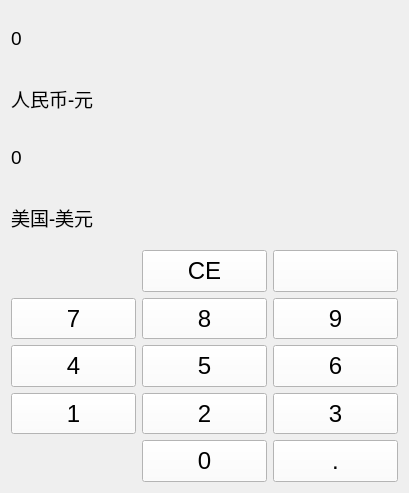
<?xml version="1.0" encoding="UTF-8"?>
<ui version="4.0">
 <class>Currency</class>
 <widget class="QWidget" name="Currency">
  <property name="geometry">
   <rect>
    <x>0</x>
    <y>0</y>
    <width>409</width>
    <height>493</height>
   </rect>
  </property>
  <property name="windowTitle">
   <string>Form</string>
  </property>
  <property name="styleSheet">
   <string notr="true"/>
  </property>
  <layout class="QVBoxLayout" name="verticalLayout_2">
   <item>
    <layout class="QVBoxLayout" name="verticalLayout">
     <item>
      <widget class="QLabel" name="labelCHN">
       <property name="font">
        <font>
         <family>Arial</family>
         <pointsize>14</pointsize>
        </font>
       </property>
       <property name="text">
        <string>0</string>
       </property>
      </widget>
     </item>
     <item>
      <widget class="QLabel" name="label1">
       <property name="font">
        <font>
         <family>微软雅黑</family>
         <pointsize>14</pointsize>
         <weight>50</weight>
         <bold>false</bold>
        </font>
       </property>
       <property name="text">
        <string>人民币-元</string>
       </property>
      </widget>
     </item>
     <item>
      <widget class="QLabel" name="labelUSA">
       <property name="font">
        <font>
         <family>Arial</family>
         <pointsize>14</pointsize>
        </font>
       </property>
       <property name="text">
        <string>0</string>
       </property>
      </widget>
     </item>
     <item>
      <widget class="QLabel" name="label2">
       <property name="font">
        <font>
         <family>微软雅黑</family>
         <pointsize>14</pointsize>
         <weight>50</weight>
         <bold>false</bold>
        </font>
       </property>
       <property name="text">
        <string>美国-美元</string>
       </property>
      </widget>
     </item>
    </layout>
   </item>
   <item>
    <layout class="QGridLayout" name="gridLayout_2">
     <item row="2" column="0">
      <widget class="QPushButton" name="btnNum4">
       <property name="sizePolicy">
        <sizepolicy hsizetype="Minimum" vsizetype="Minimum">
         <horstretch>0</horstretch>
         <verstretch>0</verstretch>
        </sizepolicy>
       </property>
       <property name="styleSheet">
        <string notr="true">QPushButton{
	font: 28 18pt;
	background-color: rgb(252, 252, 252);
}

QPushButton::hover{
	background-color: rgb(243, 243, 243);
	color:rgb(95, 95, 95);
}

QPushButton::pressed{
	background-color: rgb(243, 243, 243);
	color:rgb(95, 95, 95);
}
</string>
       </property>
       <property name="text">
        <string>4</string>
       </property>
      </widget>
     </item>
     <item row="3" column="0">
      <widget class="QPushButton" name="btnNum1">
       <property name="sizePolicy">
        <sizepolicy hsizetype="Minimum" vsizetype="Minimum">
         <horstretch>0</horstretch>
         <verstretch>0</verstretch>
        </sizepolicy>
       </property>
       <property name="styleSheet">
        <string notr="true">QPushButton{
	font: 28 18pt;
	background-color: rgb(252, 252, 252);
}

QPushButton::hover{
	background-color: rgb(243, 243, 243);
	color:rgb(95, 95, 95);
}

QPushButton::pressed{
	background-color: rgb(243, 243, 243);
	color:rgb(95, 95, 95);
}
</string>
       </property>
       <property name="text">
        <string>1</string>
       </property>
      </widget>
     </item>
     <item row="2" column="2">
      <widget class="QPushButton" name="btnNum6">
       <property name="sizePolicy">
        <sizepolicy hsizetype="Minimum" vsizetype="Minimum">
         <horstretch>0</horstretch>
         <verstretch>0</verstretch>
        </sizepolicy>
       </property>
       <property name="styleSheet">
        <string notr="true">QPushButton{
	font: 30 18pt;
	background-color: rgb(252, 252, 252);
}

QPushButton::hover{
	background-color: rgb(243, 243, 243);
	color:rgb(95, 95, 95);
}

QPushButton::pressed{
	background-color: rgb(243, 243, 243);
	color:rgb(95, 95, 95);
}
</string>
       </property>
       <property name="text">
        <string>6</string>
       </property>
      </widget>
     </item>
     <item row="0" column="1">
      <widget class="QPushButton" name="btnClearAll">
       <property name="sizePolicy">
        <sizepolicy hsizetype="Minimum" vsizetype="Minimum">
         <horstretch>0</horstretch>
         <verstretch>0</verstretch>
        </sizepolicy>
       </property>
       <property name="styleSheet">
        <string notr="true">QPushButton{
	font: 28 18pt;
	background-color: rgb(252, 252, 252);
}

QPushButton::hover{
	background-color: rgb(243, 243, 243);
	color:rgb(95, 95, 95);
}

QPushButton::pressed{
	background-color: rgb(243, 243, 243);
	color:rgb(95, 95, 95);
}
</string>
       </property>
       <property name="text">
        <string>CE</string>
       </property>
      </widget>
     </item>
     <item row="4" column="1">
      <widget class="QPushButton" name="btnNum0">
       <property name="sizePolicy">
        <sizepolicy hsizetype="Minimum" vsizetype="Minimum">
         <horstretch>0</horstretch>
         <verstretch>0</verstretch>
        </sizepolicy>
       </property>
       <property name="styleSheet">
        <string notr="true">QPushButton{
	font: 28 18pt;
	background-color: rgb(252, 252, 252);
}

QPushButton::hover{
	background-color: rgb(243, 243, 243);
	color:rgb(95, 95, 95);
}

QPushButton::pressed{
	background-color: rgb(243, 243, 243);
	color:rgb(95, 95, 95);
}
</string>
       </property>
       <property name="text">
        <string>0</string>
       </property>
      </widget>
     </item>
     <item row="1" column="2">
      <widget class="QPushButton" name="btnNum9">
       <property name="sizePolicy">
        <sizepolicy hsizetype="Minimum" vsizetype="Minimum">
         <horstretch>0</horstretch>
         <verstretch>0</verstretch>
        </sizepolicy>
       </property>
       <property name="styleSheet">
        <string notr="true">QPushButton{
	font: 25 18pt;
	background-color: rgb(252, 252, 252);
}

QPushButton::hover{
	background-color: rgb(243, 243, 243);
	color:rgb(95, 95, 95);
}

QPushButton::pressed{
	background-color: rgb(243, 243, 243);
	color:rgb(95, 95, 95);
}
</string>
       </property>
       <property name="text">
        <string>9</string>
       </property>
      </widget>
     </item>
     <item row="3" column="2">
      <widget class="QPushButton" name="btnNum3">
       <property name="sizePolicy">
        <sizepolicy hsizetype="Minimum" vsizetype="Minimum">
         <horstretch>0</horstretch>
         <verstretch>0</verstretch>
        </sizepolicy>
       </property>
       <property name="styleSheet">
        <string notr="true">QPushButton{
	font: 28 18pt;
	background-color: rgb(252, 252, 252);
}

QPushButton::hover{
	background-color: rgb(243, 243, 243);
	color:rgb(95, 95, 95);
}

QPushButton::pressed{
	background-color: rgb(243, 243, 243);
	color:rgb(95, 95, 95);
}
</string>
       </property>
       <property name="text">
        <string>3</string>
       </property>
      </widget>
     </item>
     <item row="2" column="1">
      <widget class="QPushButton" name="btnNum5">
       <property name="sizePolicy">
        <sizepolicy hsizetype="Minimum" vsizetype="Minimum">
         <horstretch>0</horstretch>
         <verstretch>0</verstretch>
        </sizepolicy>
       </property>
       <property name="styleSheet">
        <string notr="true">QPushButton{
	font: 28 18pt;
	background-color: rgb(252, 252, 252);
}

QPushButton::hover{
	background-color: rgb(243, 243, 243);
	color:rgb(95, 95, 95);
}

QPushButton::pressed{
	background-color: rgb(243, 243, 243);
	color:rgb(95, 95, 95);
}
</string>
       </property>
       <property name="text">
        <string>5</string>
       </property>
      </widget>
     </item>
     <item row="1" column="0">
      <widget class="QPushButton" name="btnNum7">
       <property name="sizePolicy">
        <sizepolicy hsizetype="Minimum" vsizetype="Minimum">
         <horstretch>0</horstretch>
         <verstretch>0</verstretch>
        </sizepolicy>
       </property>
       <property name="styleSheet">
        <string notr="true">QPushButton{
	font: 28 18pt;
	background-color: rgb(252, 252, 252);
}

QPushButton::hover{
	background-color: rgb(243, 243, 243);
	color:rgb(95, 95, 95);
}

QPushButton::pressed{
	background-color: rgb(243, 243, 243);
	color:rgb(95, 95, 95);
}
</string>
       </property>
       <property name="text">
        <string>7</string>
       </property>
      </widget>
     </item>
     <item row="0" column="2">
      <widget class="QPushButton" name="btnDel">
       <property name="sizePolicy">
        <sizepolicy hsizetype="Minimum" vsizetype="Minimum">
         <horstretch>0</horstretch>
         <verstretch>0</verstretch>
        </sizepolicy>
       </property>
       <property name="styleSheet">
        <string notr="true">QPushButton{
	font: 25 18pt;
	background-color: rgb(252, 252, 252);
}

QPushButton::hover{
	background-color: rgb(243, 243, 243);
	color:rgb(95, 95, 95);
}

QPushButton::pressed{
	background-color: rgb(243, 243, 243);
	color:rgb(95, 95, 95);
}
</string>
       </property>
       <property name="text">
        <string/>
       </property>
       <property name="icon">
        <iconset resource="res.qrc">
         <normaloff>:/E:/image/cancel.png</normaloff>:/E:/image/cancel.png</iconset>
       </property>
       <property name="iconSize">
        <size>
         <width>30</width>
         <height>30</height>
        </size>
       </property>
      </widget>
     </item>
     <item row="1" column="1">
      <widget class="QPushButton" name="btnNum8">
       <property name="sizePolicy">
        <sizepolicy hsizetype="Minimum" vsizetype="Minimum">
         <horstretch>0</horstretch>
         <verstretch>0</verstretch>
        </sizepolicy>
       </property>
       <property name="styleSheet">
        <string notr="true">QPushButton{
	font: 28 18pt;
	background-color: rgb(252, 252, 252);
}

QPushButton::hover{
	background-color: rgb(243, 243, 243);
	color:rgb(95, 95, 95);
}

QPushButton::pressed{
	background-color: rgb(243, 243, 243);
	color:rgb(95, 95, 95);
}
</string>
       </property>
       <property name="text">
        <string>8</string>
       </property>
       <property name="checkable">
        <bool>false</bool>
       </property>
       <property name="autoDefault">
        <bool>false</bool>
       </property>
      </widget>
     </item>
     <item row="3" column="1">
      <widget class="QPushButton" name="btnNum2">
       <property name="sizePolicy">
        <sizepolicy hsizetype="Minimum" vsizetype="Minimum">
         <horstretch>0</horstretch>
         <verstretch>0</verstretch>
        </sizepolicy>
       </property>
       <property name="styleSheet">
        <string notr="true">QPushButton{
	font: 28 18pt;
	background-color: rgb(252, 252, 252);
}

QPushButton::hover{
	background-color: rgb(243, 243, 243);
	color:rgb(95, 95, 95);
}

QPushButton::pressed{
	background-color: rgb(243, 243, 243);
	color:rgb(95, 95, 95);
}
</string>
       </property>
       <property name="text">
        <string>2</string>
       </property>
      </widget>
     </item>
     <item row="4" column="2">
      <widget class="QPushButton" name="btnPeriod">
       <property name="sizePolicy">
        <sizepolicy hsizetype="Minimum" vsizetype="Minimum">
         <horstretch>0</horstretch>
         <verstretch>0</verstretch>
        </sizepolicy>
       </property>
       <property name="styleSheet">
        <string notr="true">QPushButton{
	font: 28 18pt;
	background-color: rgb(252, 252, 252);
}

QPushButton::hover{
	background-color: rgb(243, 243, 243);
	color:rgb(95, 95, 95);
}

QPushButton::pressed{
	background-color: rgb(243, 243, 243);
	color:rgb(95, 95, 95);
}
</string>
       </property>
       <property name="text">
        <string>.</string>
       </property>
      </widget>
     </item>
    </layout>
   </item>
  </layout>
 </widget>
 <resources>
  <include location="res.qrc"/>
 </resources>
 <connections/>
</ui>
